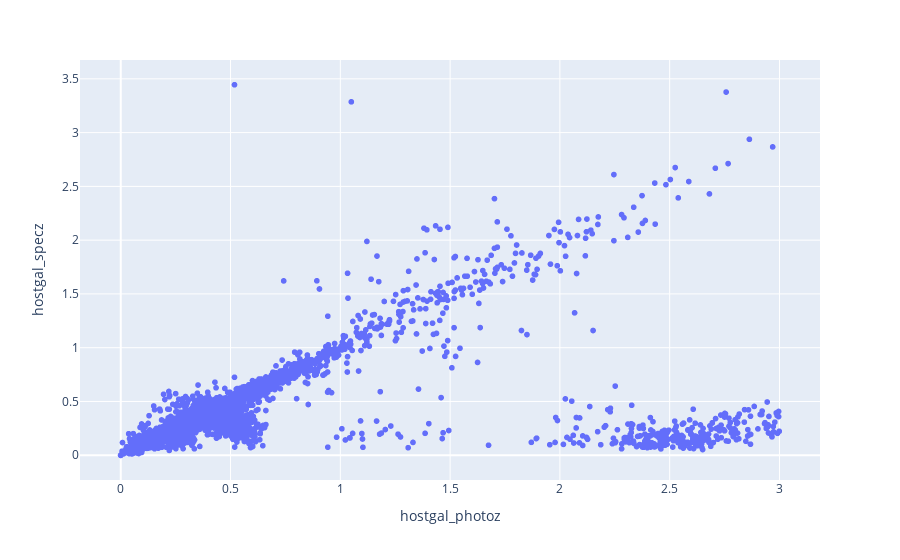

Notebook code cell kept with this figure:
### Markdown cell above
## a) Create a photo-z spec-z scatter plot with px.scatter(data, x = "", y = "")

### Code cell
fig = px.scatter(data, x = 'hostgal_photoz', y = 'hostgal_specz')
fig.show()

### Figure 1 — Plotly figure (JSON) as saved in the notebook; plotly's stock layout.template omitted (floating-point values rounded to 4 significant figures; data arrays with more than 128 entries replaced by an {"elided": "..."} marker saying what was removed)
{"data": [{"hovertemplate": "hostgal_photoz=%{x}<br>hostgal_specz=%{y}<extra></extra>", "legendgroup": "", "marker": {"color": "#636efa", "symbol": "circle"}, "mode": "markers", "name": "", "showlegend": false, "type": "scattergl", "x": {"elided": "7848 float values"}, "xaxis": "x", "y": {"elided": "7848 float values"}, "yaxis": "y"}], "layout": {"autosize": true, "legend": {"tracegroupgap": 0}, "margin": {"t": 60}, "xaxis": {"anchor": "y", "autorange": true, "domain": [0, 1], "range": [-0.1812, 3.18], "title": {"text": "hostgal_photoz"}, "type": "linear"}, "yaxis": {"anchor": "x", "autorange": true, "domain": [0, 1], "range": [-0.2667, 3.712], "title": {"text": "hostgal_specz"}, "type": "linear"}}}
